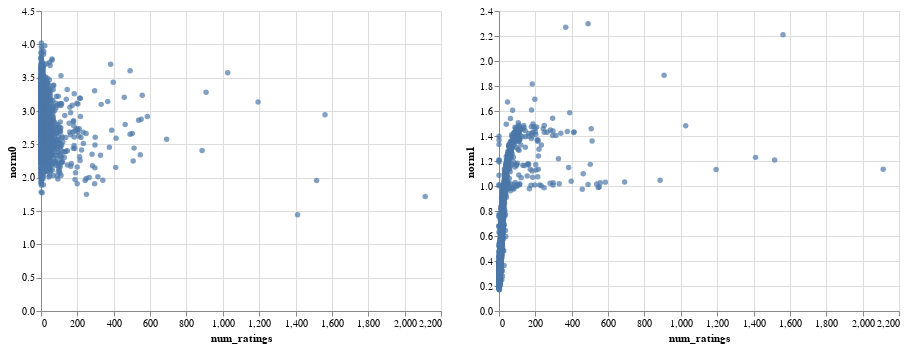

The notebook cell this image was saved under:
### Markdown cell above
Note: Depending on how the model is initialized, you may observe that some niche plants (ones with few ratings) have a high norm, leading to spurious recommendations. This can happen if the embedding of that plant happens to be initialized with a high norm. Then, because the plant has few ratings, it is infrequently updated, and can keep its high norm. This will be alleviated by using regularization.

Try changing the value of the hyper-parameter `init_stddev`. One quantity that can be helpful is that the expected norm of a $d$-dimensional vector with entries $\sim \mathcal N(0, \sigma^2)$ is approximateley $\sigma \sqrt d$.

Note how this affects the embedding norm distribution, and the ranking of the top-norm plants

### Code cell
#@title Solution { form-width: "100px" }
model_lowinit = build_model(plants, embedding_dim=30, init_stddev=0.05)
model_lowinit.train(num_iterations=2000, learning_rate=0.1)
plant_neighbors(model_lowinit, "Parsonsia dorrigoensis", DOT)
plant_neighbors(model_lowinit, "Parsonsia dorrigoensis", COSINE)
plant_embedding_norm([model, model_lowinit])

### Figure 1 — Vega-Lite specification as saved in the notebook (floating-point values rounded to 4 significant figures; data arrays with more than 128 entries replaced by an {"elided": "..."} marker saying what was removed)
{"config": {"view": {"continuousWidth": 400, "continuousHeight": 300}}, "hconcat": [{"layer": [{"mark": "circle", "encoding": {"color": {"condition": {"value": "#4c78a8", "selection": "selector005"}, "value": "lightgray"}, "x": {"type": "quantitative", "field": "num_ratings"}, "y": {"type": "quantitative", "field": "norm0"}}, "selection": {"selector006": {"type": "single", "encodings": ["x", "y"], "on": "mouseover", "nearest": true, "empty": "none"}, "selector005": {"type": "interval"}}}, {"mark": {"type": "text", "align": "center", "dx": 5, "dy": -5}, "encoding": {"text": {"condition": {"type": "nominal", "field": "Scientific Name", "selection": "selector006"}, "value": ""}, "x": {"type": "quantitative", "field": "num_ratings"}, "y": {"type": "quantitative", "field": "norm0"}}}]}, {"layer": [{"mark": "circle", "encoding": {"color": {"condition": {"value": "#4c78a8", "selection": "selector005"}, "value": "lightgray"}, "x": {"type": "quantitative", "field": "num_ratings"}, "y": {"type": "quantitative", "field": "norm1"}}, "selection": {"selector007": {"type": "single", "encodings": ["x", "y"], "on": "mouseover", "nearest": true, "empty": "none"}, "selector005": {"type": "interval"}}}, {"mark": {"type": "text", "align": "center", "dx": 5, "dy": -5}, "encoding": {"text": {"condition": {"type": "nominal", "field": "Scientific Name", "selection": "selector007"}, "value": ""}, "x": {"type": "quantitative", "field": "num_ratings"}, "y": {"type": "quantitative", "field": "norm1"}}}]}], "data": {"name": "data-0cbb37f2c8e0fcd257e2710c0d558465"}, "$schema": "https://vega.github.io/schema/vega-lite/v4.8.1.json", "datasets": {"data-0cbb37f2c8e0fcd257e2710c0d558465": {"elided": "3221 records"}}}
